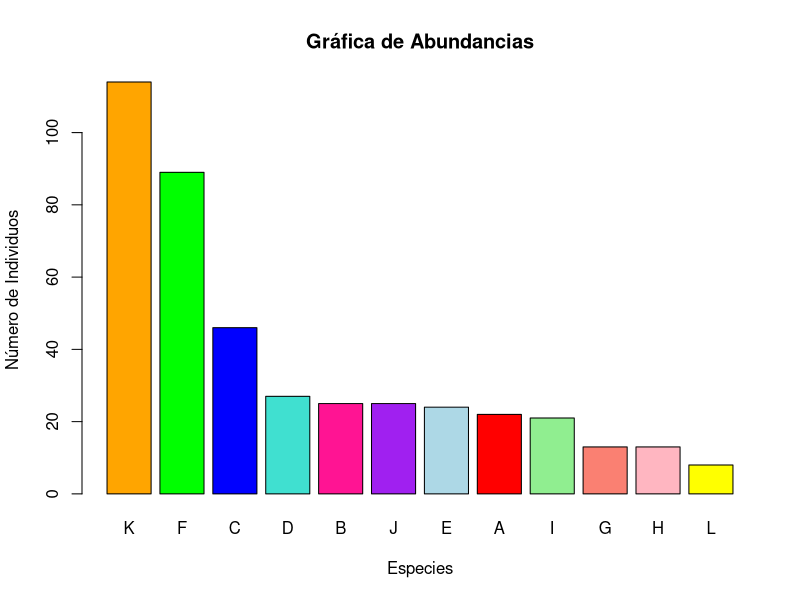
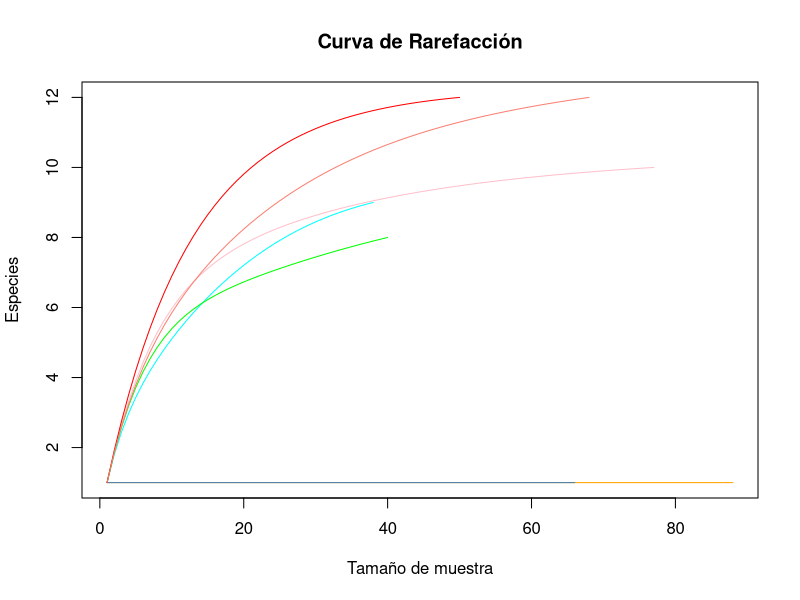

These charts were generated, in order, by the following R code:
#Grafica de abundancia y curva de rarefaccion
#Lectura de los datos necesarios
Datos_grafica<-read.csv("Datos/Abundancias por especie.csv")
Datos_grafica
#Eliminacion de la columna con el nombre de las poblaciones
Datos_grafica_wenos <- as.matrix(Datos_grafica[, -1])
Datos_grafica_wenos
# Suma de los individuos por especie

Suma_pa_grafica <- colSums(Datos_grafica_wenos) 
#Creacion de la grafica de abundancias
#colores de las especies
colores1<-c("orange","green","blue","turquoise","deeppink","purple","lightblue","red","lightgreen","salmon","lightpink","yellow")

barplot(sort(Suma_pa_grafica, decreasing = TRUE), col=colores1,
        main="Gráfica de Abundancias",
        xlab="Especies", ylab="Número de Individuos")


#Curva de rarefaccion
#Instalamos y cargamos el paquete vegan, el cual
#tiene una funcion para hacer una cura de rarefaccion
install.packages("vegan")  
library(vegan)
#colores para diferenciar lineas
colores2<-c("cyan","pink","orange","green","steelblue","red","salmon","purple")
#Creacion de curva de rarefaccion
rarecurve(Datos_grafica_wenos, col=colores2, label=FALSE,ylab = "Especies" ,xlab = "Tamaño de muestra", main="Curva de Rarefacción")




